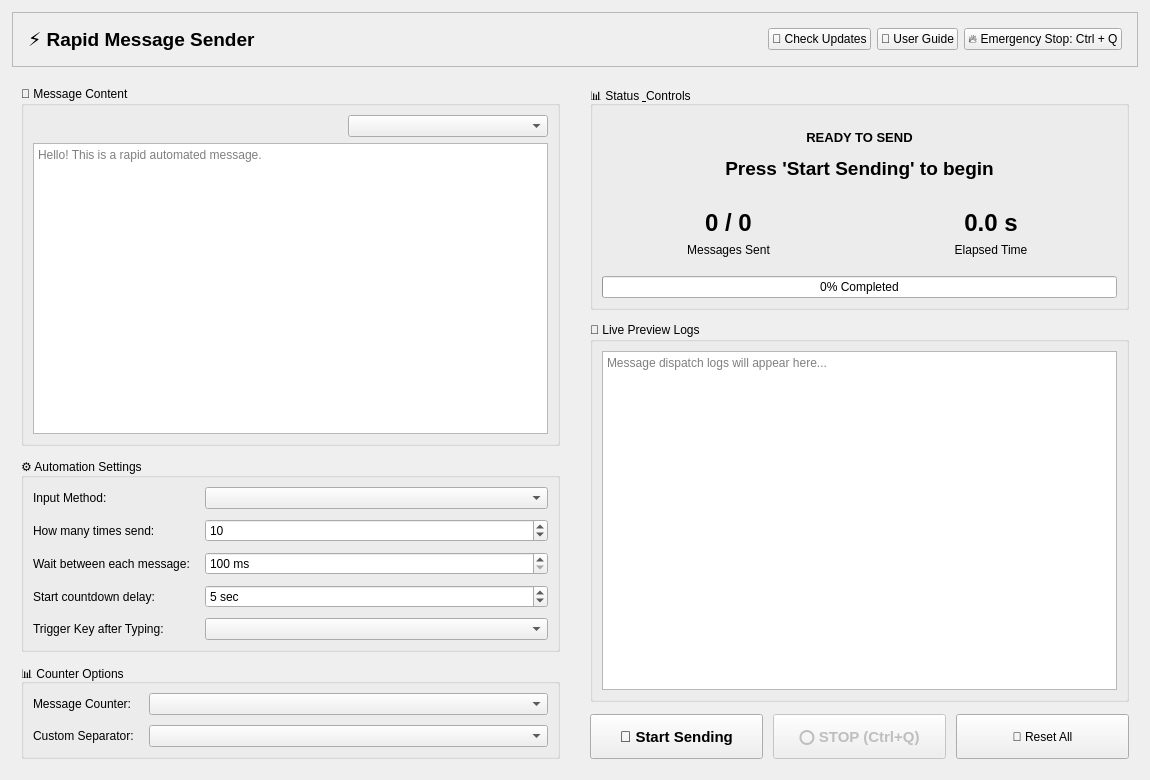
<?xml version="1.0" encoding="UTF-8"?>
<ui version="4.0">
 <class>MainWindow</class>
 <widget class="QMainWindow" name="MainWindow">
  <property name="geometry">
   <rect>
    <x>0</x>
    <y>0</y>
    <width>1150</width>
    <height>780</height>
   </rect>
  </property>
  <property name="windowTitle">
   <string>Rapid Message Sender (v1.0.0)</string>
  </property>
  <widget class="QWidget" name="centralwidget">
   <layout class="QVBoxLayout" name="mainVerticalLayout">
    <property name="spacing">
     <number>10</number>
    </property>
    <property name="leftMargin">
     <number>12</number>
    </property>
    <property name="topMargin">
     <number>12</number>
    </property>
    <property name="rightMargin">
     <number>12</number>
    </property>
    <property name="bottomMargin">
     <number>12</number>
    </property>
    <item>
     <!-- Top Header Bar -->
     <widget class="QFrame" name="headerFrame">
      <property name="minimumSize">
       <size>
        <width>0</width>
        <height>55</height>
       </size>
      </property>
      <property name="frameShape">
       <enum>QFrame::StyledPanel</enum>
      </property>
      <layout class="QHBoxLayout" name="headerLayout">
       <property name="leftMargin">
        <number>15</number>
       </property>
       <property name="rightMargin">
        <number>15</number>
       </property>
       <item>
        <widget class="QLabel" name="labelTitle">
         <property name="font">
          <font>
           <pointsize>14</pointsize>
           <bold>true</bold>
          </font>
         </property>
         <property name="text">
          <string>⚡ Rapid Message Sender</string>
         </property>
        </widget>
       </item>
       <item>
        <spacer name="headerSpacer">
         <property name="orientation">
          <enum>Qt::Horizontal</enum>
         </property>
         <property name="sizeHint" stdset="0">
          <size>
           <width>40</width>
           <height>20</height>
          </size>
         </property>
        </spacer>
       </item>
       <item>
        <widget class="QPushButton" name="btnCheckUpdates">
         <property name="text">
          <string>🔄 Check Updates</string>
         </property>
        </widget>
       </item>
       <item>
        <widget class="QPushButton" name="btnNavDoc">
         <property name="text">
          <string>📖 User Guide</string>
         </property>
        </widget>
       </item>
       <item>
        <widget class="QPushButton" name="btnEmergencyBadge">
         <property name="text">
          <string>🔥 Emergency Stop: Ctrl + Q</string>
         </property>
        </widget>
       </item>
      </layout>
     </widget>
    </item>
    <item>
     <!-- Main Content Stacked Widget -->
     <widget class="QStackedWidget" name="stackedWidget">
      <property name="currentIndex">
       <number>0</number>
      </property>

      <!-- Page 0: Workspace -->
      <widget class="QWidget" name="pageWorkspace">
       <layout class="QHBoxLayout" name="workspaceLayout">
        <property name="spacing">
         <number>12</number>
        </property>
        <property name="leftMargin">
         <number>0</number>
        </property>
        <property name="topMargin">
         <number>0</number>
        </property>
        <property name="rightMargin">
         <number>0</number>
        </property>
        <property name="bottomMargin">
         <number>0</number>
        </property>
        <item>
         <!-- Left Column: Message Content & Settings -->
         <widget class="QFrame" name="leftColumnFrame">
          <layout class="QVBoxLayout" name="leftColumnLayout">
           <property name="spacing">
            <number>12</number>
           </property>
           <!-- Message Content Group -->
           <item>
            <widget class="QGroupBox" name="groupMessage">
             <property name="title">
              <string>💬 Message Content</string>
             </property>
             <layout class="QVBoxLayout" name="layoutGroupMessage">
              <item>
               <layout class="QHBoxLayout" name="templateHeaderLayout">
                <item>
                 <spacer name="tmplSpacer">
                  <property name="orientation">
                   <enum>Qt::Horizontal</enum>
                  </property>
                  <property name="sizeHint" stdset="0">
                   <size>
                    <width>40</width>
                    <height>20</height>
                   </size>
                  </property>
                 </spacer>
                </item>
                <item>
                 <widget class="NoWheelComboBox" name="comboTemplate">
                  <property name="minimumSize">
                   <size>
                    <width>200</width>
                    <height>0</height>
                   </size>
                  </property>
                 </widget>
                </item>
               </layout>
              </item>
              <item>
               <widget class="QTextEdit" name="textMessage">
                <property name="placeholderText">
                 <string>Hello! This is a rapid automated message.</string>
                </property>
               </widget>
              </item>
             </layout>
            </widget>
           </item>

           <!-- Automation Settings Group -->
           <item>
            <widget class="QGroupBox" name="groupSettings">
             <property name="title">
              <string>⚙️ Automation Settings</string>
             </property>
             <layout class="QFormLayout" name="formSettings">
              <property name="horizontalSpacing">
               <number>15</number>
              </property>
              <property name="verticalSpacing">
               <number>10</number>
              </property>
              <item row="0" column="0">
               <widget class="QLabel" name="lblInputMethod">
                <property name="text">
                 <string>Input Method:</string>
                </property>
               </widget>
              </item>
              <item row="0" column="1">
               <widget class="NoWheelComboBox" name="comboEngineMode"/>
              </item>
              <item row="1" column="0">
               <widget class="QLabel" name="lblRepeat">
                <property name="text">
                 <string>How many times send:</string>
                </property>
               </widget>
              </item>
              <item row="1" column="1">
               <widget class="NoWheelSpinBox" name="spinRepetitions">
                <property name="minimum">
                 <number>0</number>
                </property>
                <property name="maximum">
                 <number>99999</number>
                </property>
                <property name="value">
                 <number>10</number>
                </property>
               </widget>
              </item>
              <item row="2" column="0">
               <widget class="QLabel" name="lblInterval">
                <property name="text">
                 <string>Wait between each message:</string>
                </property>
               </widget>
              </item>
              <item row="2" column="1">
               <widget class="NoWheelSpinBox" name="spinInterval">
                <property name="minimum">
                 <number>100</number>
                </property>
                <property name="maximum">
                 <number>60000</number>
                </property>
                <property name="value">
                 <number>100</number>
                </property>
                <property name="suffix">
                 <string> ms</string>
                </property>
               </widget>
              </item>
              <item row="3" column="0">
               <widget class="QLabel" name="lblDelay">
                <property name="text">
                 <string>Start countdown delay:</string>
                </property>
               </widget>
              </item>
              <item row="3" column="1">
               <widget class="NoWheelSpinBox" name="spinStartDelay">
                <property name="minimum">
                 <number>1</number>
                </property>
                <property name="maximum">
                 <number>30</number>
                </property>
                <property name="value">
                 <number>5</number>
                </property>
                <property name="suffix">
                 <string> sec</string>
                </property>
               </widget>
              </item>
              <item row="4" column="0">
               <widget class="QLabel" name="lblTriggerKey">
                <property name="text">
                 <string>Trigger Key after Typing:</string>
                </property>
               </widget>
              </item>
              <item row="4" column="1">
               <widget class="NoWheelComboBox" name="comboTriggerKey"/>
              </item>
             </layout>
            </widget>
           </item>

           <!-- Counter Options Group -->
           <item>
            <widget class="QGroupBox" name="groupCounter">
             <property name="title">
              <string>📊 Counter Options</string>
             </property>
             <layout class="QFormLayout" name="formCounter">
              <property name="horizontalSpacing">
               <number>15</number>
              </property>
              <property name="verticalSpacing">
               <number>10</number>
              </property>
              <item row="0" column="0">
               <widget class="QLabel" name="lblCounterMode">
                <property name="text">
                 <string>Message Counter:</string>
                </property>
               </widget>
              </item>
              <item row="0" column="1">
               <widget class="NoWheelComboBox" name="comboCounterMode"/>
              </item>
              <item row="1" column="0">
               <widget class="QLabel" name="lblSeparator">
                <property name="text">
                 <string>Custom Separator:</string>
                </property>
               </widget>
              </item>
              <item row="1" column="1">
               <widget class="NoWheelComboBox" name="comboSeparator"/>
              </item>
             </layout>
            </widget>
           </item>
          </layout>
         </widget>
        </item>

        <item>
         <!-- Right Column: Status & Controls -->
         <widget class="QFrame" name="rightColumnFrame">
          <layout class="QVBoxLayout" name="rightColumnLayout">
           <property name="spacing">
            <number>12</number>
           </property>

           <!-- Status & Controls Card -->
           <item>
            <widget class="QGroupBox" name="groupStatus">
             <property name="title">
              <string>📊 Status &amp; Controls</string>
             </property>
             <layout class="QVBoxLayout" name="layoutStatus">
              <property name="spacing">
               <number>10</number>
              </property>

              <!-- Top Status Banner Frame -->
              <item>
               <widget class="QFrame" name="frameStatusBanner">
                <property name="minimumSize">
                 <size>
                  <width>0</width>
                  <height>75</height>
                 </size>
                </property>
                <layout class="QVBoxLayout" name="layoutBannerText">
                 <item>
                  <widget class="QLabel" name="lblStatusState">
                   <property name="font">
                    <font>
                     <pointsize>10</pointsize>
                     <bold>true</bold>
                    </font>
                   </property>
                   <property name="text">
                    <string>READY TO SEND</string>
                   </property>
                   <property name="alignment">
                    <set>Qt::AlignCenter</set>
                   </property>
                  </widget>
                 </item>
                 <item>
                  <widget class="QLabel" name="lblStatusMessage">
                   <property name="font">
                    <font>
                     <pointsize>14</pointsize>
                     <bold>true</bold>
                    </font>
                   </property>
                   <property name="text">
                    <string>Press 'Start Sending' to begin</string>
                   </property>
                   <property name="alignment">
                    <set>Qt::AlignCenter</set>
                   </property>
                  </widget>
                 </item>
                </layout>
               </widget>
              </item>

              <!-- Stat Cards Row -->
              <item>
               <layout class="QHBoxLayout" name="layoutStatsRow">
                <property name="spacing">
                 <number>10</number>
                </property>
                <item>
                 <widget class="QFrame" name="cardSent">
                  <layout class="QVBoxLayout" name="layoutCardSent">
                   <item>
                    <widget class="QLabel" name="lblSentVal">
                     <property name="font">
                      <font>
                       <pointsize>18</pointsize>
                       <bold>true</bold>
                      </font>
                     </property>
                     <property name="text">
                      <string>0 / 0</string>
                     </property>
                     <property name="alignment">
                      <set>Qt::AlignCenter</set>
                     </property>
                    </widget>
                   </item>
                   <item>
                    <widget class="QLabel" name="lblSentTitle">
                     <property name="text">
                      <string>Messages Sent</string>
                     </property>
                     <property name="alignment">
                      <set>Qt::AlignCenter</set>
                     </property>
                    </widget>
                   </item>
                  </layout>
                 </widget>
                </item>

                <item>
                 <widget class="QFrame" name="cardElapsed">
                  <layout class="QVBoxLayout" name="layoutCardElapsed">
                   <item>
                    <widget class="QLabel" name="lblElapsedVal">
                     <property name="font">
                      <font>
                       <pointsize>18</pointsize>
                       <bold>true</bold>
                      </font>
                     </property>
                     <property name="text">
                      <string>0.0 s</string>
                     </property>
                     <property name="alignment">
                      <set>Qt::AlignCenter</set>
                     </property>
                    </widget>
                   </item>
                   <item>
                    <widget class="QLabel" name="lblElapsedTitle">
                     <property name="text">
                      <string>Elapsed Time</string>
                     </property>
                     <property name="alignment">
                      <set>Qt::AlignCenter</set>
                     </property>
                    </widget>
                   </item>
                  </layout>
                 </widget>
                </item>
               </layout>
              </item>

              <!-- Progress Bar -->
              <item>
               <widget class="QProgressBar" name="progressAutomation">
                <property name="value">
                 <number>0</number>
                </property>
                <property name="alignment">
                 <set>Qt::AlignCenter</set>
                </property>
                <property name="format">
                 <string>%p% Completed</string>
                </property>
               </widget>
              </item>
             </layout>
            </widget>
           </item>

           <!-- Live Preview Logs Group -->
           <item>
            <widget class="QGroupBox" name="groupLogs">
             <property name="title">
              <string>📑 Live Preview Logs</string>
             </property>
             <layout class="QVBoxLayout" name="layoutLogs">
              <item>
               <widget class="QTextEdit" name="textLog">
                <property name="readOnly">
                 <bool>true</bool>
                </property>
                <property name="placeholderText">
                 <string>Message dispatch logs will appear here...</string>
                </property>
               </widget>
              </item>
             </layout>
            </widget>
           </item>

           <!-- Bottom Action Buttons -->
           <item>
            <layout class="QHBoxLayout" name="layoutActionButtons">
             <property name="spacing">
              <number>10</number>
             </property>
             <item>
              <widget class="QPushButton" name="btnStart">
               <property name="minimumSize">
                <size>
                 <width>0</width>
                 <height>45</height>
                </size>
               </property>
               <property name="font">
                <font>
                 <pointsize>11</pointsize>
                 <bold>true</bold>
                </font>
               </property>
               <property name="text">
                <string>🚀 Start Sending</string>
               </property>
              </widget>
             </item>
             <item>
              <widget class="QPushButton" name="btnStop">
               <property name="enabled">
                <bool>false</bool>
               </property>
               <property name="minimumSize">
                <size>
                 <width>0</width>
                 <height>45</height>
                </size>
               </property>
               <property name="font">
                <font>
                 <pointsize>11</pointsize>
                 <bold>true</bold>
                </font>
               </property>
               <property name="text">
                <string>⭕ STOP (Ctrl+Q)</string>
               </property>
              </widget>
             </item>
             <item>
              <widget class="QPushButton" name="btnReset">
               <property name="minimumSize">
                <size>
                 <width>0</width>
                 <height>45</height>
                </size>
               </property>
               <property name="text">
                <string>🔄 Reset All</string>
               </property>
              </widget>
             </item>
            </layout>
           </item>
          </layout>
         </widget>
        </item>
       </layout>
      </widget>

      <!-- Page 1: Documentation -->
      <widget class="QWidget" name="pageDoc">
       <layout class="QVBoxLayout" name="docLayout">
        <property name="spacing">
         <number>10</number>
        </property>
        <property name="leftMargin">
         <number>0</number>
        </property>
        <property name="topMargin">
         <number>0</number>
        </property>
        <property name="rightMargin">
         <number>0</number>
        </property>
        <property name="bottomMargin">
         <number>0</number>
        </property>
        <item>
         <!-- Doc Top Banner Frame -->
         <widget class="QFrame" name="frameDocHeader">
          <property name="minimumSize">
           <size>
            <width>0</width>
            <height>70</height>
           </size>
          </property>
          <layout class="QHBoxLayout" name="layoutDocHeader">
           <property name="leftMargin">
            <number>15</number>
           </property>
           <property name="rightMargin">
            <number>15</number>
           </property>
           <item>
            <layout class="QVBoxLayout" name="layoutDocTitleText">
             <item>
              <widget class="QLabel" name="lblDocTitle">
               <property name="font">
                <font>
                 <pointsize>14</pointsize>
                 <bold>true</bold>
                </font>
               </property>
               <property name="text">
                <string>📖 User Guide &amp; Documentation</string>
               </property>
              </widget>
             </item>
             <item>
              <widget class="QLabel" name="lblDocSubtitle">
               <property name="text">
                <string>Complete step-by-step instructions, safety shortcuts, and automation tips</string>
               </property>
              </widget>
             </item>
            </layout>
           </item>
           <item>
            <spacer name="docHeaderSpacer">
             <property name="orientation">
              <enum>Qt::Horizontal</enum>
             </property>
             <property name="sizeHint" stdset="0">
              <size>
               <width>40</width>
               <height>20</height>
              </size>
             </property>
            </spacer>
           </item>
           <item>
            <widget class="QPushButton" name="btnBackToApp">
             <property name="minimumSize">
              <size>
               <width>160</width>
               <height>40</height>
              </size>
             </property>
             <property name="font">
              <font>
               <bold>true</bold>
              </font>
             </property>
             <property name="text">
              <string>⬅️ Back to Main App</string>
             </property>
            </widget>
           </item>
          </layout>
         </widget>
        </item>
        <item>
         <widget class="QTextEdit" name="textDocContent">
          <property name="readOnly">
           <bool>true</bool>
          </property>
         </widget>
        </item>
       </layout>
      </widget>
     </widget>
    </item>
   </layout>
  </widget>
 </widget>

 <customwidgets>
  <customwidget>
   <class>NoWheelSpinBox</class>
   <extends>QSpinBox</extends>
   <header>custom_controls.h</header>
  </customwidget>
  <customwidget>
   <class>NoWheelComboBox</class>
   <extends>QComboBox</extends>
   <header>custom_controls.h</header>
  </customwidget>
 </customwidgets>

 <resources/>
 <connections/>
</ui>
